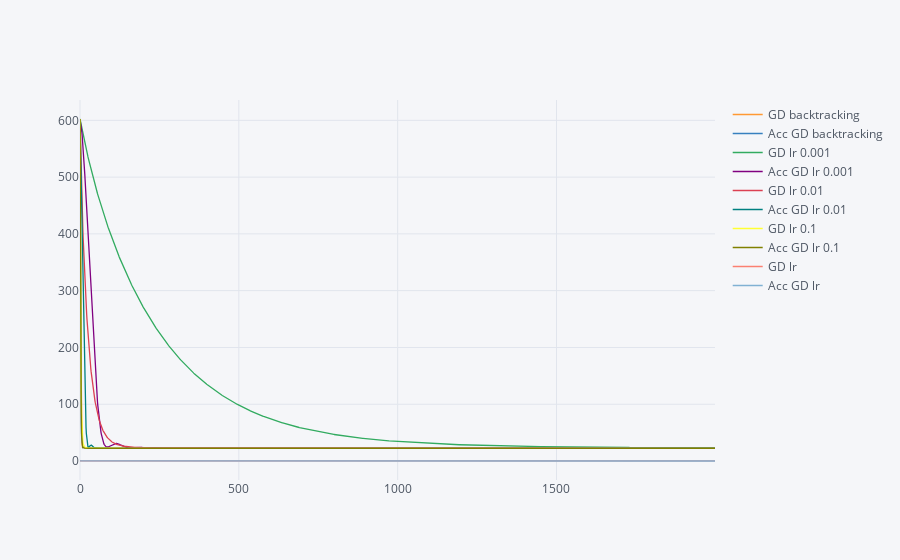

This figure's notebook cell:
### Code cell
iplot(history_df.iplot(asFigure = True))

### Figure 1 — Plotly figure (JSON) as saved in the notebook; plotly's stock layout.template omitted (floating-point values rounded to 4 significant figures; data arrays with more than 128 entries replaced by an {"elided": "..."} marker saying what was removed)
{"data": [{"line": {"color": "rgba(255, 153, 51, 1.0)", "dash": "solid", "shape": "linear", "width": 1.3}, "mode": "lines", "name": "GD backtracking", "text": "", "type": "scatter", "uid": "29111011-6870-43f8-aed7-12e542155c17", "x": {"elided": "2000 int values"}, "y": {"elided": "2000 float values"}}, {"line": {"color": "rgba(55, 128, 191, 1.0)", "dash": "solid", "shape": "linear", "width": 1.3}, "mode": "lines", "name": "Acc GD backtracking", "text": "", "type": "scatter", "uid": "eb3275ef-7342-48bf-b18d-f28dad567091", "x": {"elided": "2000 int values"}, "y": {"elided": "2000 float values"}}, {"line": {"color": "rgba(50, 171, 96, 1.0)", "dash": "solid", "shape": "linear", "width": 1.3}, "mode": "lines", "name": "GD lr 0.001", "text": "", "type": "scatter", "uid": "5cfb74d2-3ce9-41bc-85ae-ce039a47f49c", "x": {"elided": "2000 int values"}, "y": {"elided": "2000 float values"}}, {"line": {"color": "rgba(128, 0, 128, 1.0)", "dash": "solid", "shape": "linear", "width": 1.3}, "mode": "lines", "name": "Acc GD lr 0.001", "text": "", "type": "scatter", "uid": "a5928e5c-2ce6-43e1-af32-f19b57b448ad", "x": {"elided": "2000 int values"}, "y": {"elided": "2000 float values"}}, {"line": {"color": "rgba(219, 64, 82, 1.0)", "dash": "solid", "shape": "linear", "width": 1.3}, "mode": "lines", "name": "GD lr 0.01", "text": "", "type": "scatter", "uid": "7dda608a-9911-49f5-8c98-bbdf29c8f459", "x": {"elided": "2000 int values"}, "y": {"elided": "2000 float values"}}, {"line": {"color": "rgba(0, 128, 128, 1.0)", "dash": "solid", "shape": "linear", "width": 1.3}, "mode": "lines", "name": "Acc GD lr 0.01", "text": "", "type": "scatter", "uid": "23dfa3c3-8af1-44b3-850e-2921f198dee1", "x": {"elided": "2000 int values"}, "y": {"elided": "2000 float values"}}, {"line": {"color": "rgba(255, 255, 51, 1.0)", "dash": "solid", "shape": "linear", "width": 1.3}, "mode": "lines", "name": "GD lr 0.1", "text": "", "type": "scatter", "uid": "3a50ae93-eb67-448c-b3b8-5528ff8619b5", "x": {"elided": "2000 int values"}, "y": {"elided": "2000 float values"}}, {"line": {"color": "rgba(128, 128, 0, 1.0)", "dash": "solid", "shape": "linear", "width": 1.3}, "mode": "lines", "name": "Acc GD lr 0.1", "text": "", "type": "scatter", "uid": "4c40c787-f587-4219-9d97-0a679adab68c", "x": {"elided": "2000 int values"}, "y": {"elided": "2000 float values"}}, {"line": {"color": "rgba(251, 128, 114, 1.0)", "dash": "solid", "shape": "linear", "width": 1.3}, "mode": "lines", "name": "GD lr", "text": "", "type": "scatter", "uid": "02e45023-bf91-4c6d-8213-4c3bf1328e67", "x": {"elided": "2000 int values"}, "y": {"elided": "2000 float values"}}, {"line": {"color": "rgba(128, 177, 211, 1.0)", "dash": "solid", "shape": "linear", "width": 1.3}, "mode": "lines", "name": "Acc GD lr", "text": "", "type": "scatter", "uid": "7806775d-51cf-40d2-8226-f2c2df7bdb88", "x": {"elided": "2000 int values"}, "y": {"elided": "2000 float values"}}], "layout": {"legend": {"bgcolor": "#F5F6F9", "font": {"color": "#4D5663"}}, "paper_bgcolor": "#F5F6F9", "plot_bgcolor": "#F5F6F9", "title": {"font": {"color": "#4D5663"}}, "xaxis": {"gridcolor": "#E1E5ED", "showgrid": true, "tickfont": {"color": "#4D5663"}, "title": {"font": {"color": "#4D5663"}, "text": ""}, "zerolinecolor": "#E1E5ED"}, "yaxis": {"gridcolor": "#E1E5ED", "showgrid": true, "tickfont": {"color": "#4D5663"}, "title": {"font": {"color": "#4D5663"}, "text": ""}, "zerolinecolor": "#E1E5ED"}}}
